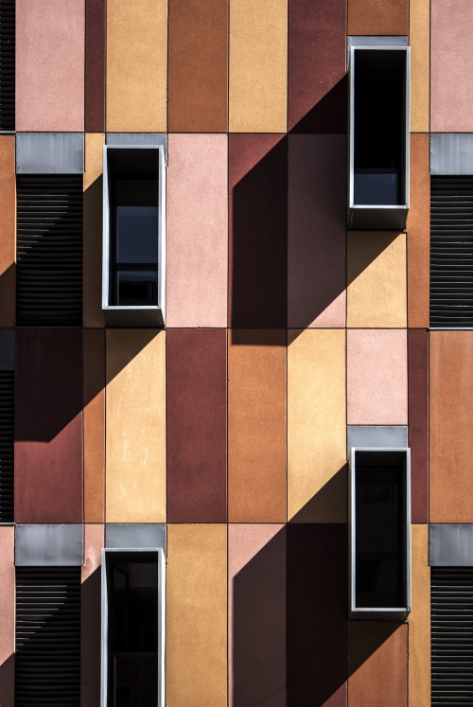
%> input picture Report/images/wall.png, 474 x 707 px
$ octave correlation.m   (GNU Octave 9; MATLAB toolbox functions it lacks are replaced by stand-ins)
%> lines starting %> are read from the running program, lines starting %| are printed output that depends on the picture
im_color = imread("C:\Users\Tom\Desktop\thesisWindows\Report\images\wall.png");
%> im_color is the input picture: size 707x474x3 uint8; mean R, G, B 120.5, 91.2, 76.7
%im1 = imread("C:\Users\Tom\Desktop\thesisWindows\Report\images\horizontal.png");
%im2 = imread("C:\Users\Tom\Desktop\thesisWindows\Report\images\vertical.png");
im = rgb2gray(im_color);
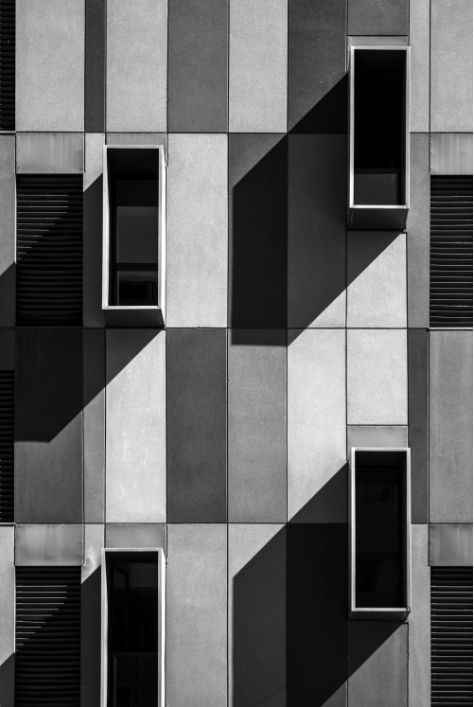
%> im: size 707x474 uint8; min 0, max 255, mean 98.4

[gv, t] = edge(im, 'sobel', 0.15,'vertical');
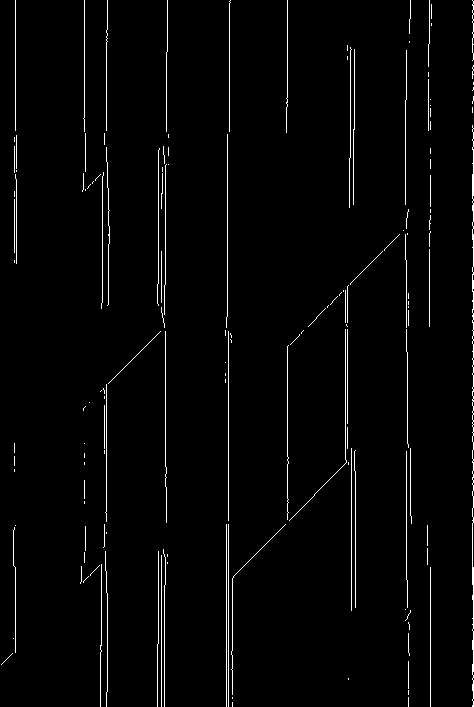
%> gv: size 707x474 logical; 2.3% white in thin lines or dots
%> t = 0.15
[gh, z] = edge(im, 'sobel', 0.15,'horizontal');
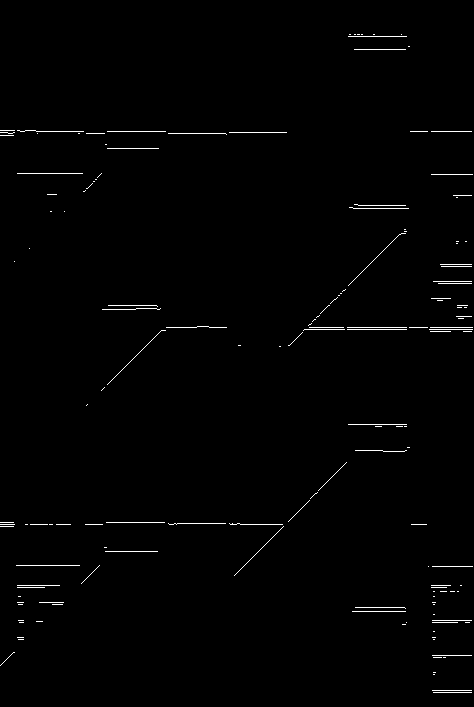
%> gh: size 707x474 logical; 0.89% white in thin lines or dots
%> z = 0.15

gv = uint8(255 * gv);
%> gv: size 707x474 uint8; 2.3% white in thin lines or dots
gh = uint8(255 * gh);
%> gh: size 707x474 uint8; 0.89% white in thin lines or dots
multi = cat(2,im, gv, gh);
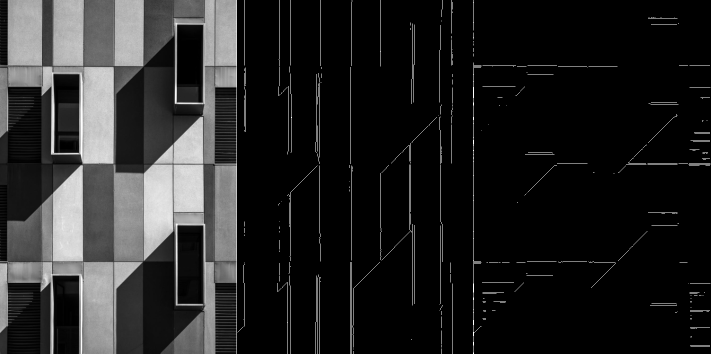
%> multi: size 707x1422 uint8 (shown at 1/2 size); min 0, max 255, mean 35.5

imshow(im_color)

%%


%%
%kernel = fspecial('sobel');
kernelV = [-1 2 -1; -1 2 -1; -1 2 -1];
kernelH = [-1 -1 -1; 2 2 2; -1 -1 -1];

%% Next section
resultV = imfilter(im, kernelV);
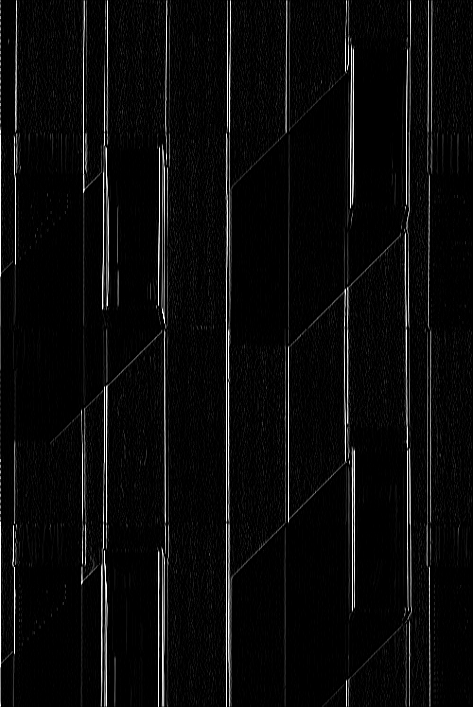
%> resultV: size 707x474 uint8; min 0, max 255, mean 10.6
resultH = imfilter(im, kernelH);
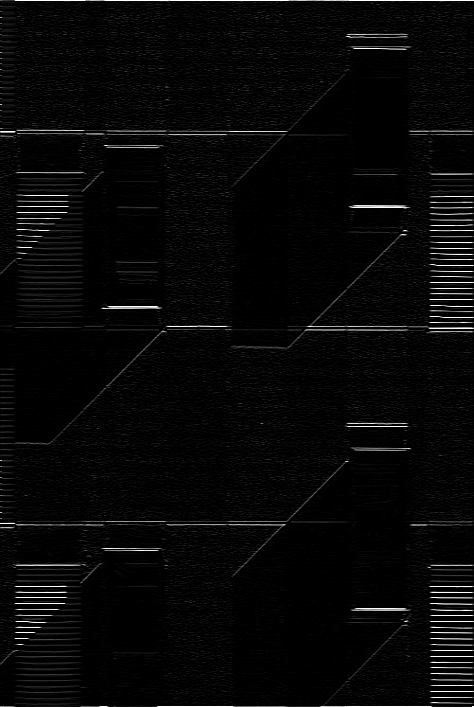
%> resultH: size 707x474 uint8; min 0, max 255, mean 7.6
multi = cat(2, im, resultV, resultH);
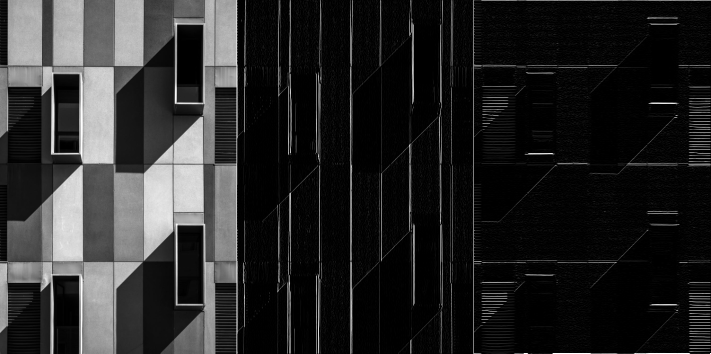
%> multi: size 707x1422 uint8 (shown at 1/2 size); min 0, max 255, mean 38.9
%imshow(result,[])
figure();
montage(multi);
